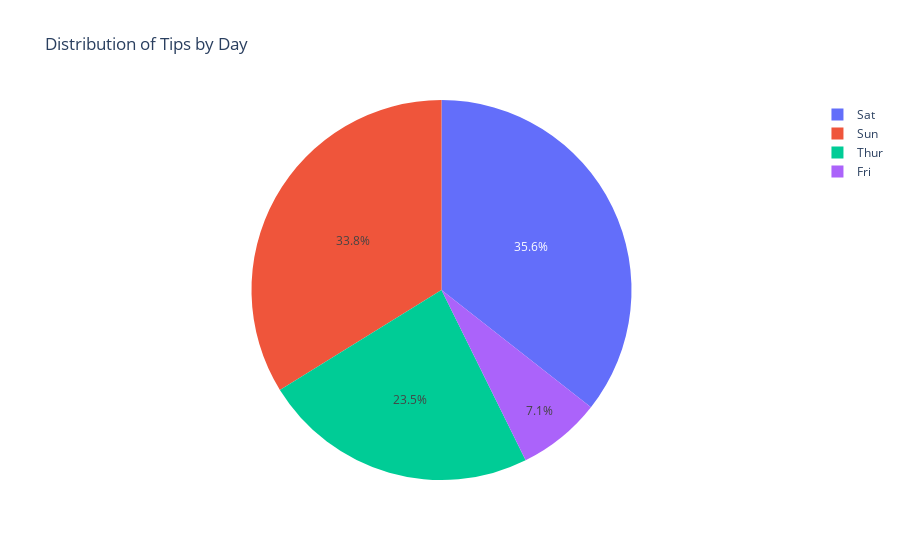

Notebook source saved alongside this figure:
### Code cell
# Pie chart
fig = px.pie(df, values='tip', names='day', title='Distribution of Tips by Day')
fig.show()

### Figure 1 — Plotly figure (JSON) as saved in the notebook; plotly's stock layout.template omitted (floating-point values rounded to 4 significant figures; data arrays with more than 128 entries replaced by an {"elided": "..."} marker saying what was removed)
{"data": [{"domain": {"x": [0, 1], "y": [0, 1]}, "hovertemplate": "day=%{label}<br>tip=%{value}<extra></extra>", "labels": {"elided": "244 str values"}, "legendgroup": "", "name": "", "showlegend": true, "type": "pie", "values": {"elided": "244 float values"}}], "layout": {"autosize": true, "legend": {"tracegroupgap": 0}, "title": {"text": "Distribution of Tips by Day"}}}
